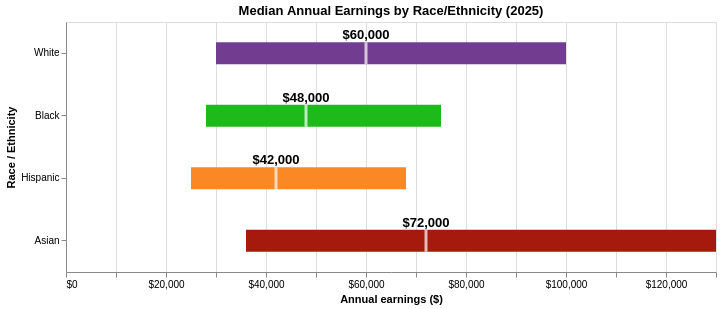

Notebook code cell kept with this figure:
### Code cell
group_order2 = ["White", "Black", "Hispanic", "Asian"]
group_colors2 = ["#723C91", "#1EBA1B", "#FA8825", "#A51A0D"]

base2 = alt.Chart(box_summary2).encode(
    y=alt.Y(
        "race_group2:N",
        sort=group_order2,
        title="Race / Ethnicity",
    )
)

boxes2 = base2.mark_bar(size=22).encode(
    x=alt.X(
        "p25:Q",
        title="Annual earnings ($)",
        axis=alt.Axis(format="$,.0f"),
    ),
    x2="p75:Q",
    color=alt.Color(
        "race_group2:N",
        scale=alt.Scale(
            domain=group_order2,
            range=group_colors2,
        ),
        legend=None,
    ),
)

medians2 = base2.mark_tick(
    color="white",
    thickness=3,
    size=22,
).encode(
    x="median:Q",
)

median_labels2 = base2.mark_text(
    dy=-18,
    fontSize=13,
    fontWeight="bold",
    color="black",
).encode(
    x="median:Q",
    text="median_label:N",
)

chart03 = (
    boxes2 + medians2 + median_labels2
).properties(
    width=650,
    height=250,
    title="Median Annual Earnings by Race/Ethnicity (2025)",
)

# Export
output_dir = Path("../img")
output_dir.mkdir(parents=True, exist_ok=True)

chart03

### Figure 1 — Vega-Lite specification as saved in the notebook (floating-point values rounded to 4 significant figures)
{"config": {"view": {"continuousWidth": 300, "continuousHeight": 300}}, "layer": [{"mark": {"type": "bar", "size": 22}, "encoding": {"color": {"field": "race_group2", "legend": null, "scale": {"domain": ["White", "Black", "Hispanic", "Asian"], "range": ["#723C91", "#1EBA1B", "#FA8825", "#A51A0D"]}, "type": "nominal"}, "x": {"axis": {"format": "$,.0f"}, "field": "p25", "title": "Annual earnings ($)", "type": "quantitative"}, "x2": {"field": "p75"}, "y": {"field": "race_group2", "sort": ["White", "Black", "Hispanic", "Asian"], "title": "Race / Ethnicity", "type": "nominal"}}}, {"mark": {"type": "tick", "color": "white", "size": 22, "thickness": 3}, "encoding": {"x": {"field": "median", "type": "quantitative"}, "y": {"field": "race_group2", "sort": ["White", "Black", "Hispanic", "Asian"], "title": "Race / Ethnicity", "type": "nominal"}}}, {"mark": {"type": "text", "color": "black", "dy": -18, "fontSize": 13, "fontWeight": "bold"}, "encoding": {"text": {"field": "median_label", "type": "nominal"}, "x": {"field": "median", "type": "quantitative"}, "y": {"field": "race_group2", "sort": ["White", "Black", "Hispanic", "Asian"], "title": "Race / Ethnicity", "type": "nominal"}}}], "data": {"name": "data-c0287a28008636b4b25345ecb60a8979"}, "height": 250, "title": "Median Annual Earnings by Race/Ethnicity (2025)", "width": 650, "$schema": "https://vega.github.io/schema/vega-lite/v6.4.1.json", "datasets": {"data-c0287a28008636b4b25345ecb60a8979": [{"race_group2": "Asian", "p25": 36000, "median": 72000, "p75": 130000, "median_label": "$72,000"}, {"race_group2": "Black", "p25": 28000, "median": 48000, "p75": 75000, "median_label": "$48,000"}, {"race_group2": "Hispanic", "p25": 25000, "median": 42000, "p75": 68000, "median_label": "$42,000"}, {"race_group2": "White", "p25": 30000, "median": 60000, "p75": 100000, "median_label": "$60,000"}]}}
